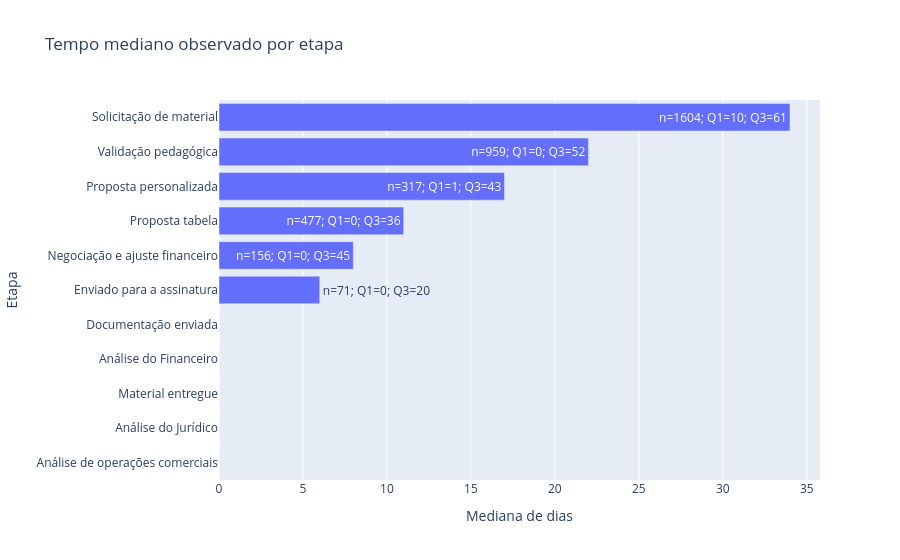
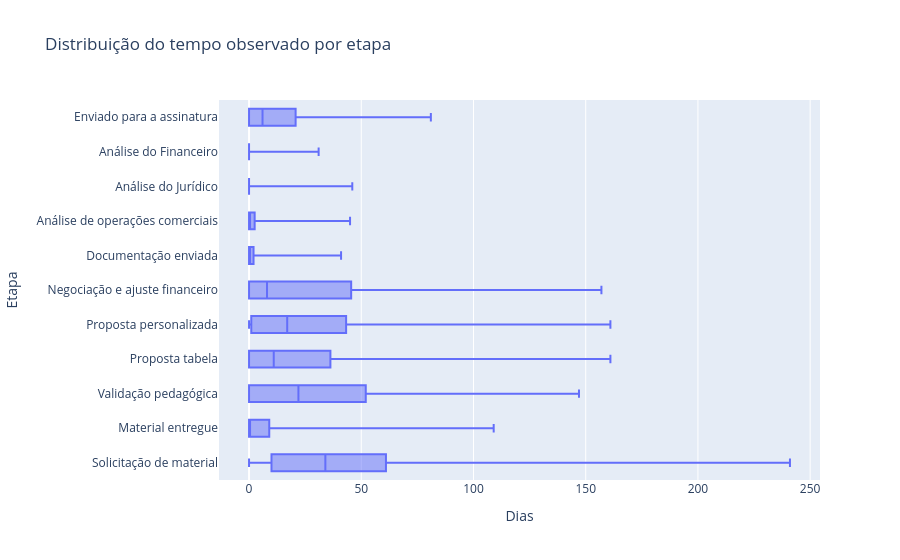

Notebook cell for these charts, in order:
### Markdown cell above
## 2.1 — Tempo de permanência por etapa e estagnação

Esta análise mede o intervalo observado entre eventos consecutivos e atribui o intervalo à etapa de origem. Etapas puladas não recebem tempo artificial. Para oportunidades abertas, o último intervalo vai até `CUTOFF_DATE` e é marcado como censurado. A mediana, os quartis e o IQR são usados para identificar etapas potencialmente lentas sem tratar a mediana como prova causal de gargalo.

### Code cell
# O módulo reutilizável deve estar em PROJECT_ROOT/pipeline/tempo_etapa.py.
import plotly.express as px

from pipeline.config import StageTimeConfig
from pipeline.tempo_etapa import (
    build_stage_intervals,
    summarize_opportunity_stagnation,
    summarize_stage_time,
)

# Usa a base já padronizada e enriquecida com stage_order/phase.
stage_time_events = funil.copy()
stage_time_events["event_date"] = pd.to_datetime(
    stage_time_events["event_date"], errors="coerce"
)
if "created_at" in stage_time_events.columns:
    stage_time_events["created_at"] = pd.to_datetime(
        stage_time_events["created_at"], errors="coerce"
    )

# A classificação da jornada deve ser propagada aos eventos. Ela é usada
# para reconhecer o último estágio de oportunidades abertas.
if "outcome" not in stage_time_events.columns:
    stage_time_events = stage_time_events.merge(
        journeys[["opportunity_id", "outcome"]],
        on="opportunity_id",
        how="left",
        validate="many_to_one",
    )

stage_time_config = StageTimeConfig(
    cutoff_date=CUTOFF_DATE,
    min_observations=10,
)

stage_time_intervals = build_stage_intervals(
    stage_time_events,
    stage_time_config,
)

stage_time_summary = summarize_stage_time(
    stage_time_intervals,
    min_observations=stage_time_config.min_observations,
    group_columns=("stage",),
)

stage_time_by_brand = summarize_stage_time(
    stage_time_intervals.dropna(subset=["brand"]),
    min_observations=stage_time_config.min_observations,
    group_columns=("brand", "stage"),
)

stagnation_summary = summarize_opportunity_stagnation(
    stage_time_intervals,
    stage_time_summary,
)

print("Intervalos de permanência:", len(stage_time_intervals))
print("Etapas resumidas:", len(stage_time_summary))
print("Oportunidades abertas avaliadas:", len(stagnation_summary))
display(stage_time_summary.sort_values("median_days", ascending=False))
display(stagnation_summary[stagnation_summary["is_stalled"]].head(20))

# Exporta tabelas da análise temporal.
TIME_OUTPUT_DIR = OUTPUT_DIR / "tempo_por_etapa"
TIME_FIGURES_DIR = TIME_OUTPUT_DIR / "figuras"
TIME_FIGURES_DIR.mkdir(parents=True, exist_ok=True)

stage_time_intervals.to_csv(
    TIME_OUTPUT_DIR / "intervalos_por_etapa.csv", index=False
)
stage_time_summary.to_csv(
    TIME_OUTPUT_DIR / "tempo_por_etapa.csv", index=False
)
stage_time_by_brand.to_csv(
    TIME_OUTPUT_DIR / "tempo_por_etapa_marca.csv", index=False
)
stagnation_summary.to_csv(
    TIME_OUTPUT_DIR / "estagnacao_por_oportunidade.csv", index=False
)

# Barras: comunicação da mediana por etapa. Etapas com baixa amostra ficam
# fora do gráfico principal, mas continuam na tabela exportada.
bar_data = stage_time_summary.loc[
    ~stage_time_summary["low_support"]
].copy()
bar_data = bar_data.sort_values("median_days", ascending=True)
bar_data["label"] = bar_data.apply(
    lambda row: (
        f"n={int(row['n_intervals'])}; "
        f"Q1={row['q1_days']:.0f}; Q3={row['q3_days']:.0f}"
    ),
    axis=1,
)

fig_stage_time = px.bar(
    bar_data,
    x="median_days",
    y="stage",
    orientation="h",
    text="label",
    title="Tempo mediano observado por etapa",
    labels={"median_days": "Mediana de dias", "stage": "Etapa"},
    hover_data=[
        "q1_days", "q3_days", "iqr_days", "n_intervals",
        "censored_rate", "jump_rate",
    ],
)
fig_stage_time.update_layout(yaxis={"categoryorder": "total ascending"})
fig_stage_time.write_html(
    TIME_FIGURES_DIR / "mediana_tempo_por_etapa.html"
)
fig_stage_time.show()

# Boxplot: mostra dispersão e outliers sem atribuir tempo às etapas puladas.
supported_stages = stage_time_summary.loc[
    ~stage_time_summary["low_support"], "stage"
]
box_data = stage_time_intervals[
    stage_time_intervals["stage"].isin(supported_stages)
].copy()
fig_stage_box = px.box(
    box_data,
    x="days_in_stage",
    y="stage",
    orientation="h",
    points=False,
    title="Distribuição do tempo observado por etapa",
    labels={"days_in_stage": "Dias", "stage": "Etapa"},
)
fig_stage_box.write_html(
    TIME_FIGURES_DIR / "distribuicao_tempo_por_etapa.html"
)
fig_stage_box.show()

print("Resultados de tempo exportados para:", TIME_OUTPUT_DIR)

### Figure 1 — Plotly figure (JSON) as saved in the notebook; plotly's stock layout.template omitted (floating-point values rounded to 4 significant figures)
{"data": [{"customdata": [[0.0, 2.25, 2.25, 80.0, 0.0125, 0.9875], [0.0, 0.0, 0.0, 77.0, 0.05195, 0.01299], [0.0, 9.0, 9.0, 1040.0, 0.03077, 0.05], [0.0, 0.0, 0.0, 72.0, 0.0, 1.0], [0.0, 1.75, 1.75, 82.0, 0.02439, 0.0], [0.0, 20.5, 20.5, 71.0, 0.1549, 0.04225], [0.0, 45.25, 45.25, 156.0, 0.3397, 0.1346], [0.0, 36.0, 36.0, 477.0, 0.1845, 0.1488], [1.0, 43.0, 42.0, 317.0, 0.2334, 0.2744], [0.0, 52.0, 52.0, 959.0, 0.22, 0.2847], [10.0, 61.0, 51.0, 1604.0, 0.1122, 0.2463]], "hovertemplate": "Mediana de dias=%{x}<br>Etapa=%{y}<br>label=%{text}<br>q1_days=%{customdata[0]}<br>q3_days=%{customdata[1]}<br>iqr_days=%{customdata[2]}<br>n_intervals=%{customdata[3]}<br>censored_rate=%{customdata[4]}<br>jump_rate=%{customdata[5]}<extra></extra>", "legendgroup": "", "marker": {"color": "#636efa", "pattern": {"shape": ""}}, "name": "", "orientation": "h", "showlegend": false, "text": ["n=80; Q1=0; Q3=2", "n=77; Q1=0; Q3=0", "n=1040; Q1=0; Q3=9", "n=72; Q1=0; Q3=0", "n=82; Q1=0; Q3=2", "n=71; Q1=0; Q3=20", "n=156; Q1=0; Q3=45", "n=477; Q1=0; Q3=36", "n=317; Q1=1; Q3=43", "n=959; Q1=0; Q3=52", "n=1604; Q1=10; Q3=61"], "textposition": "auto", "type": "bar", "x": [0.0, 0.0, 0.0, 0.0, 0.0, 6.0, 8.0, 11.0, 17.0, 22.0, 34.0], "xaxis": "x", "y": ["Análise de operações comerciais", "Análise do Jurídico", "Material entregue", "Análise do Financeiro", "Documentação enviada", "Enviado para a assinatura", "Negociação e ajuste financeiro", "Proposta tabela", "Proposta personalizada", "Validação pedagógica", "Solicitação de material"], "yaxis": "y"}], "layout": {"barmode": "relative", "legend": {"tracegroupgap": 0}, "title": {"text": "Tempo mediano observado por etapa"}, "xaxis": {"anchor": "y", "domain": [0, 1], "title": {"text": "Mediana de dias"}}, "yaxis": {"anchor": "x", "categoryorder": "total ascending", "domain": [0, 1], "title": {"text": "Etapa"}}}}

### Figure 2 — Plotly figure (JSON) as saved in the notebook; plotly's stock layout.template omitted (floating-point values rounded to 4 significant figures; data arrays with more than 128 entries replaced by an {"elided": "..."} marker saying what was removed)
{"data": [{"alignmentgroup": "True", "boxpoints": false, "hovertemplate": "Dias=%{x}<br>Etapa=%{y}<extra></extra>", "legendgroup": "", "marker": {"color": "#636efa"}, "name": "", "notched": false, "offsetgroup": "", "orientation": "h", "showlegend": false, "type": "box", "x": {"elided": "4935 int values"}, "x0": " ", "xaxis": "x", "y": {"elided": "4935 str values"}, "y0": " ", "yaxis": "y"}], "layout": {"boxmode": "group", "legend": {"tracegroupgap": 0}, "title": {"text": "Distribuição do tempo observado por etapa"}, "xaxis": {"anchor": "y", "domain": [0, 1], "title": {"text": "Dias"}}, "yaxis": {"anchor": "x", "domain": [0, 1], "title": {"text": "Etapa"}}}}
